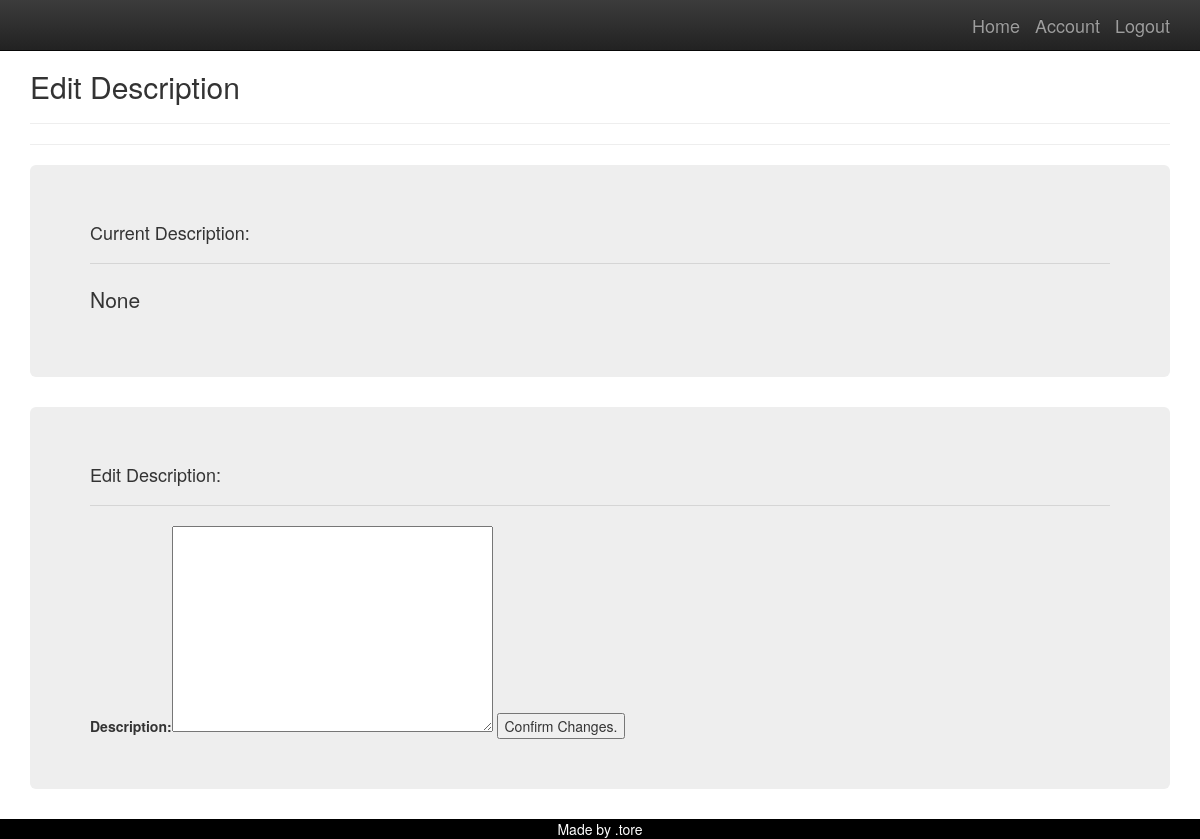
Page /player/dottore/edit_description (signed in) on the earlier database version.
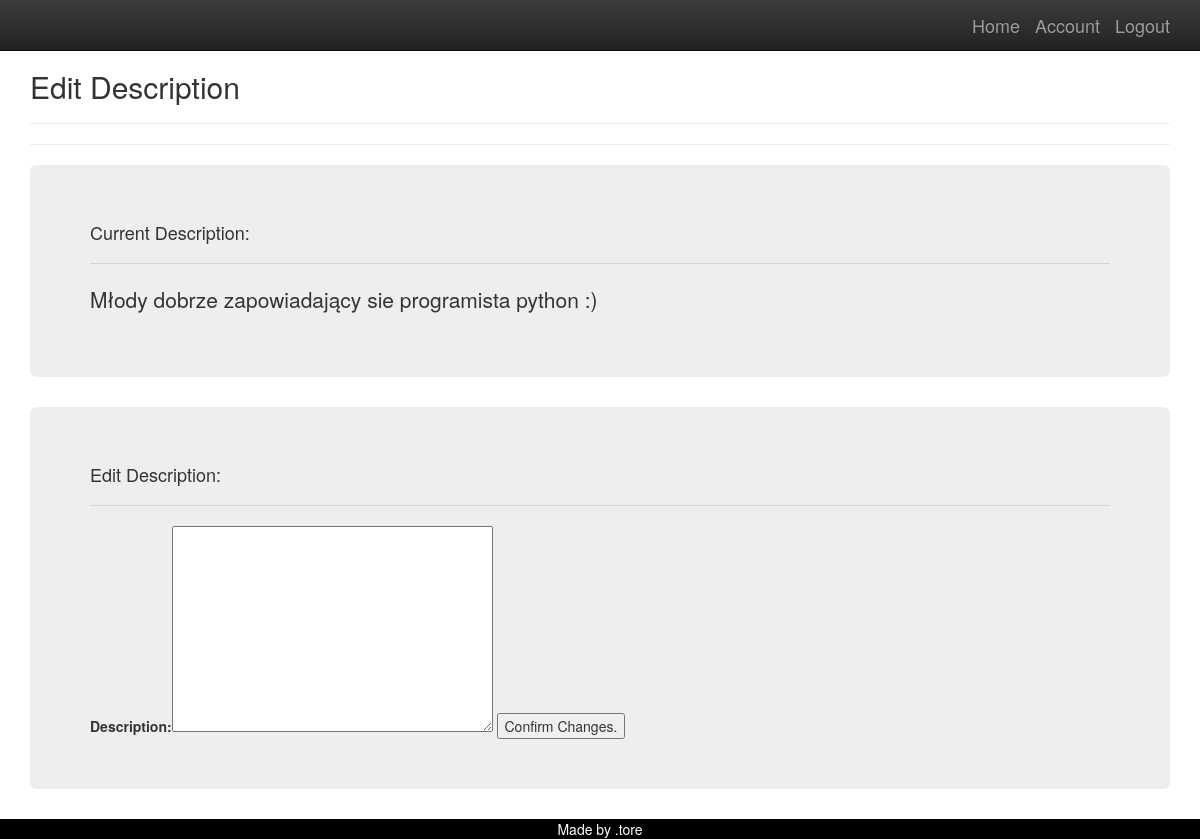
Same page on the later database version.
### player/models.py (models this page shows, shortened)
class Player(models.Model):
    name = models.ForeignKey(User,on_delete=models.CASCADE,related_name='player_name')
    parent= models.CharField(max_length = 10)
    nick = models.CharField(max_length=10 )
    description = models.TextField(max_length = 300, null = True)

### player/views.py (the view)
# urls.py: path('<str:acc>/edit_description', edit_description, name = 'edit_description')
@login_required
def edit_description(request, acc):
    form = ChangeDescription
    usr = request.user
    player = Player.objects.get(parent=usr.username)
    desc = player.description
    args = {"form":form, "description":desc}
    return render (request, 'player/player_edit_description.html',args)

### templates/player/player_edit_description.html (shortened to what this page needs)
{% extends 'base.html' %}
{% block content %}
<h2> Edit Description</h2>
<hr>
<hr>
<div class = 'jumbotron'>
    <h4> Current Description:</h4>
    <hr>
<p>
    {{description}}
</p>
</div>
<div class = 'jumbotron'>
    <h4> Edit Description:</h4>
    <hr>
<form method = 'POST'>
    {{form}}
<button type = 'submit'>Confirm Changes.</button>
</form>
</div>
{% endblock %}

Differences in the rows shown:
now on this page (row edited): Player: description "Młody dobrze zapowiadający sie programista python :)"
Other differences:
{{ description }}: "None" → (not shown)
